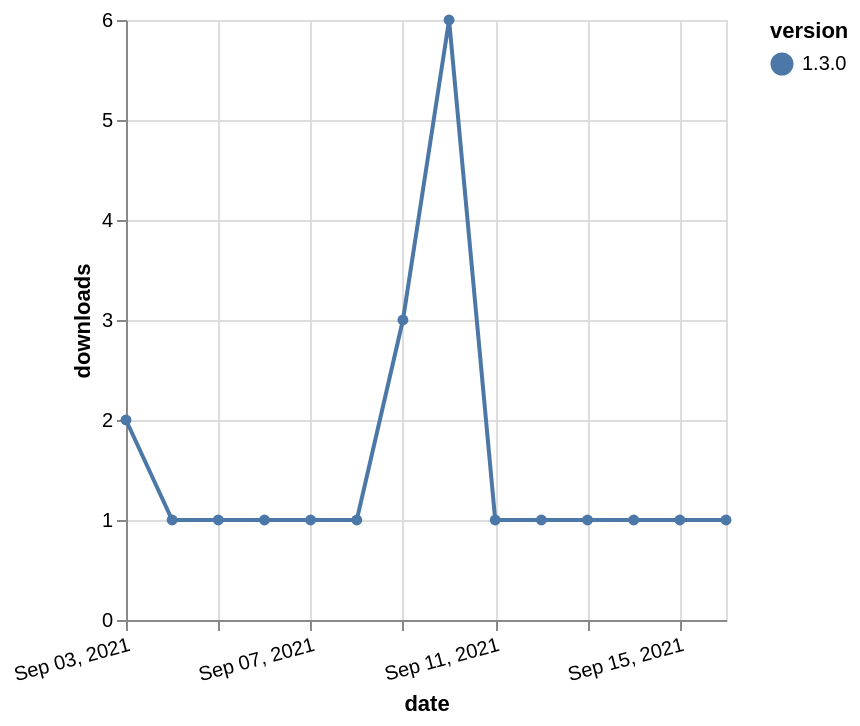

Describe this chart as a Vega-Lite specification.
### Vega-Lite specification from a JSON file in a GitHub repository (floating-point values rounded to 4 significant figures)
{"$schema": "https://vega.github.io/schema/vega-lite/v5.json", "description": "A simple bar chart with embedded data.", "data": {"values": [{"date": "2021-09-03", "total": 640, "delta": 2, "version": "1.3.0"}, {"date": "2021-09-04", "total": 641, "delta": 1, "version": "1.3.0"}, {"date": "2021-09-05", "total": 642, "delta": 1, "version": "1.3.0"}, {"date": "2021-09-06", "total": 643, "delta": 1, "version": "1.3.0"}, {"date": "2021-09-07", "total": 644, "delta": 1, "version": "1.3.0"}, {"date": "2021-09-08", "total": 645, "delta": 1, "version": "1.3.0"}, {"date": "2021-09-09", "total": 648, "delta": 3, "version": "1.3.0"}, {"date": "2021-09-10", "total": 654, "delta": 6, "version": "1.3.0"}, {"date": "2021-09-11", "total": 655, "delta": 1, "version": "1.3.0"}, {"date": "2021-09-12", "total": 656, "delta": 1, "version": "1.3.0"}, {"date": "2021-09-13", "total": 657, "delta": 1, "version": "1.3.0"}, {"date": "2021-09-14", "total": 658, "delta": 1, "version": "1.3.0"}, {"date": "2021-09-15", "total": 659, "delta": 1, "version": "1.3.0"}, {"date": "2021-09-16", "total": 660, "delta": 1, "version": "1.3.0"}]}, "width": "container", "mark": {"type": "line", "point": {"filled": true}}, "encoding": {"x": {"field": "date", "type": "temporal", "timeUnit": "yearmonthdate", "title": "date", "axis": {"labelAngle": -15}}, "y": {"field": "delta", "type": "quantitative", "title": "downloads"}, "color": {"field": "version", "type": "nominal"}, "tooltip": {"field": "delta"}}}
